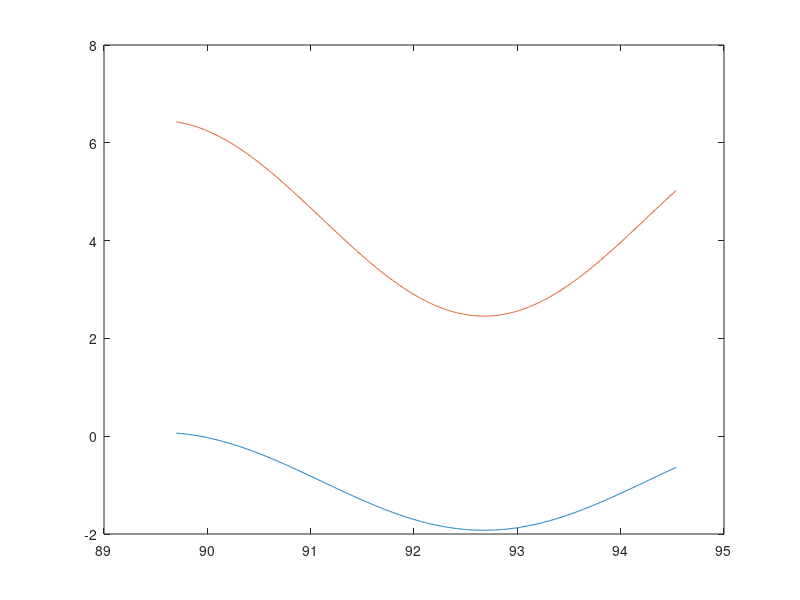

This chart was generated by the following MATLAB code: (Note: this script raises an error after producing the figure.)

function main()
    fun = @cosbasic;
    size = 2;
    tstart=-100;
    tend=100;
    y0start=1;
    y0end=100;
    events=@eventsbasic;
    mass=[];

%     fun = @polybasic;
%     size = 2;
%     tstart=-10;
%     tend=10;
%     y0start=1;
%     y0end=1;
%     events=@eventsbasic;
%     mass=[];
    
    choices={'nonnegative','tol','step','refine','massmatrix'}%'tol','refine','nonnegative','step'};
    fileID = fopen('test.txt','w');
    for i=1:10
        execute_test(fun,size,tstart,tend,y0start,y0end,events,mass,choices,fileID);
    end
    
    
%     choices={};
%     fileID = fopen('basictest.txt','w');
%     execute_test(fun,size,tstart,tend,y0start,y0end,events,mass,choices,fileID)
%     
%     choices={'tol'};
%     fileID = fopen('toltest.txt','w');
%     execute_test(fun,size,tstart,tend,y0start,y0end,events,mass,choices,fileID)
%     
%     choices={'refine'};
%     fileID = fopen('refinetest.txt','w');
%     execute_test(fun,size,tstart,tend,y0start,y0end,events,mass,choices,fileID)
%     
%     choices={'nonnegative'};
%     fileID = fopen('nntest.txt','w');
%     execute_test(fun,size,tstart,tend,y0start,y0end,events,mass,choices,fileID)
%     
%     choices={'step'};
%     fileID = fopen('basic.txt','w');
%     execute_test(fun,size,tstart,tend,y0start,y0end,events,mass,choices,fileID)
%     
%     choices={'events'};
%     fileID = fopen('eventstest.txt','w');
%     execute_test(fun,size,tstart,tend,y0start,y0end,events,mass,choices,fileID)
%     
%     choices={'massmatrix'};
%     fileID = fopen('massmatrixtest.txt','w');
%     execute_test(fun,size,tstart,tend,y0start,y0end,events,mass,choices,fileID)
%     
%     choices={};
%     fileID = fopen('alltest.txt','w');
%     execute_test(fun,size,tstart,tend,y0start,y0end,events,mass,choices,fileID)
    
end

function execute_test(fun,size,tstart,tend,y0start,y0end,events,mass,choices,textfile)
    succ = false;
    while ~succ
        [y0,tspan]=randInput(size,tstart,tend,y0start,y0end);
        options = odeset();
        te=[];
        ye=[];
        ie=[];
        if any(strcmp(choices,'tol'))
            options = randTol(options,y0);
            disp(options)
        end
        if any(strcmp(choices,'refine'))
            options = randRefine(options);
        end
        if any(strcmp(choices,'nonnegative'))
            options = randNN(options,y0);
        end
        if any(strcmp(choices,'step'))
            options = randStep(options);
        end
        if any(strcmp(choices,'events'))
            options = odeset(options,'Events',events);
        end
        if any(strcmp(choices,'massmatrix'))
            options = randMatrix(options,y0);
        end
        if any(strcmp(choices,'massfunctime'))
            options = odeset(options,'Events',mass,'MStateDependence','none');
        end
        if any(strcmp(choices,'massfuncstate'))
            options = odeset(options,'Mass',mass,'MStateDependence','weak');
        end
        try
            save('options')
            if any(strcmp(choices,'events'))
                [t,y,te,ye,ie]=ode45(fun,tspan,y0,options);
            else
                [t,y]=ode45(fun,tspan,y0,options);
            end
            sol=ode45(fun,tspan,y0,options);
            succ = true;
        catch
            warning('Test failed');
        end
    end
    plot(t,y)
    writetext(textfile,sol,tspan,y0,t,y,te,ye,ie);
end



%%
%
%   Write your functions/mass functions here
%
%

function dydt = cosbasic(t,y)
    dydt=[cos(t);2*cos(t)];
end

function dydt = trigbasic(t,y)
    dydt = [y(1)*cos(t);y(2)*sin(t)];
end

function dydt = polybasic(t,y)
    dydt = [0.02*(3*t^5-52*t^3+42*t^2+145*t+18);0.02*(3*t^5-52*t^3+42*t^2+145*t+18)];
end

function [value,isterminal,direction] = eventsbasic(t,y)
    value = [y(1),y(2)];
    isterminal = [1,0];
    direction = [1,-1];
end

%%



%%
function [y0,tspan] = randInput(size,start,en,y0start,y0end)
    bool = [0,1];
    y0exponent = zeros(1,floor(log10(y0end/y0start))+1);
    y0exponent(1) = y0start;
    for i = 2:length(y0exponent)
        y0exponent(i) = y0exponent(i-1)*10;
    end
    y0=zeros(size,1);
    for i=1:size
        y0(i) = rand * randsample(y0exponent,1);
    end
    if randsample(bool,1)
        t0= start + (en-start) .* rand;
        tend = t0 +(en-t0) .* rand;
        tspan = [t0,tend];
    elseif randsample(bool,1)
        t0= start + (en-start) .* rand;
        tend = t0 +(en-t0) .* rand;
        space = 1/ (50 + (1000-50) *rand);
        tspan = [t0:space:tend];
    else
        t0= start + (en-start) .* rand;
        tend = t0 +(en-t0) .* rand;
        space = 1 / (50 + (1000-50) *rand);
        num = round((tend-t0)/space);
        tspan=sort(rand(1,num)*(tend-t0) + t0);
        
    end
end

function option = randTol(opt,y0)
    bool = [0,1];
    absexponent = [1e-10,1e-9,1e-8,1e-7,1e-6,1e-5,1e-4,1e-3];
    relexponent = [1e-8,1e-7,1e-6,1e-5,1e-4,1e-3,1e-2,1e-1,1];
    randNorm=randsample(bool,1);
    if randNorm
        option=odeset(opt,'NormControl','on');
    else
        option=odeset(opt,'NormControl','off');
    end
    absArray=randsample(bool,1);
    if absArray && ~randNorm
        %randAbs=rand*randsample(absexponent,1);
        randAbs=rand(1,length(y0)).*randsample(absexponent,1)
    else
        randAbs=rand*randsample(absexponent,1);
    end
    option=odeset(option,'AbsTol',randAbs);
    option=odeset(option,'RelTol',rand*randsample(relexponent,1))
end

function option = randRefine(opt)
    option = odeset(opt,'Refine',floor(1 + 20 * rand));
end

function option = randNN(opt,y0)
    bool = [0,1];
    size = length(y0);
    index = [];
    for i = 1:size
        if randsample(bool,1)
            index = [index, i];
        end
    end
    option = odeset(opt,'NonNegative',index);
end

function option = randStep(opt)
    maxexponent = [1e-3,1e-2,1e-1,1,10];
    initexponent = [1e-5,1e-4,1e-3,1e-2,1e-1,1];
    option=odeset(opt,'MaxStep',rand*randsample(maxexponent,1));
    option=odeset(option,'InitialStep',rand*randsample(initexponent,1));
end


function option = randMatrix(opt,y0)
    massexponent = [1e-1,1,1e1];
    size = length(y0);
    mat = zeros(size,size);
    for i = 1:size
        for j = 1:size
            mat(i,j)=rand*randsample(massexponent,1);
        end
    end
    option = odeset(opt,'Mass',mat);
end


%%

%%

function writetext(fileID,sol,tspan,y0,t,y,te,ye,ie)
    
    %Inputs
    fprintf(fileID,'Function:');
    fprintf(fileID,'%s',func2str(sol.extdata.odefun));
    fprintf(fileID,' ');
    fprintf(fileID,'Tspan:');
    fprintf(fileID,'%.15f#',tspan);
    fprintf(fileID,' ');
    fprintf(fileID,'Y0:');
    fprintf(fileID,'%.15f#',y0);
    fprintf(fileID,' ');
    fprintf(fileID,'Varargin:');
    fprintf(fileID,'%.15f#',string(sol.extdata.varargin));
    fprintf(fileID,' ');
    
    %Options
    fprintf(fileID,'RelTol:');
    fprintf(fileID,'%.30f',sol.extdata.options.RelTol);
    fprintf(fileID,' ');
    fprintf(fileID,'AbsTol:');
    fprintf(fileID,'%.30f#',sol.extdata.options.AbsTol);
    fprintf(fileID,' ');
    fprintf(fileID,'NormControl:');
    fprintf(fileID,'%s',sol.extdata.options.NormControl);
    fprintf(fileID,' ');
    fprintf(fileID,'Refine:');
    fprintf(fileID,'%d',sol.extdata.options.Refine);
    fprintf(fileID,' ');
    fprintf(fileID,'Stats:');
    fprintf(fileID,'%s',sol.extdata.options.Stats);
    fprintf(fileID,' ');
    fprintf(fileID,'NonNegative:');
    fprintf(fileID,'%d#',sol.extdata.options.NonNegative);
    fprintf(fileID,' ');
    fprintf(fileID,'Events:');
    if isa(sol.extdata.options.Events,'function_handle')
        fprintf(fileID,'%s',func2str(sol.extdata.options.Events));
    end
    fprintf(fileID,' ');
    fprintf(fileID,'MaxStep:');
    fprintf(fileID,'%.15f',sol.extdata.options.MaxStep);
    fprintf(fileID,' ');
    fprintf(fileID,'InitialStep:');
    fprintf(fileID,'%.15f',sol.extdata.options.InitialStep);
    fprintf(fileID,' ');
    fprintf(fileID,'Mass:');
    if isa(sol.extdata.options.Mass,'function_handle')
        fprintf(fileID,'%s',func2str(sol.extdata.options.Mass));
    else
        fprintf(fileID,'%.15f#',sol.extdata.options.Mass);
    end
    fprintf(fileID,' ');
    fprintf(fileID,'MStateDependence:');
    fprintf(fileID,'%s',sol.extdata.options.MStateDependence);
    fprintf(fileID,' ');

    %Output
    fprintf(fileID,'Tout:');
    fprintf(fileID,'%.15f#',t);
    fprintf(fileID,' ');
    fprintf(fileID,'Yout:');
    fprintf(fileID,'%.15f#',y);
    fprintf(fileID,' ');
    fprintf(fileID,'Nsteps:');
    fprintf(fileID,'%d',sol.stats.nsteps);
    fprintf(fileID,' ');
    fprintf(fileID,'Nfailed:');
    fprintf(fileID,'%d',sol.stats.nfailed);
    fprintf(fileID,' ');
    fprintf(fileID,'Nfevals:');
    fprintf(fileID,'%d',sol.stats.nfevals);
    fprintf(fileID,' ');
    fprintf(fileID,'Teout:');
    if isa(sol.extdata.options.Events,'function_handle')
        fprintf(fileID,'%.15f#',te);
    end
    fprintf(fileID,' ');
    fprintf(fileID,'Yeout:');
    if isa(sol.extdata.options.Events,'function_handle')
        fprintf(fileID,'%.15f#',ye);
    end
    fprintf(fileID,' ');
    fprintf(fileID,'Ieout:');
    if isa(sol.extdata.options.Events,'function_handle')
        fprintf(fileID,'%d#',ie);
    end
    fprintf(fileID,'\n');
    
end